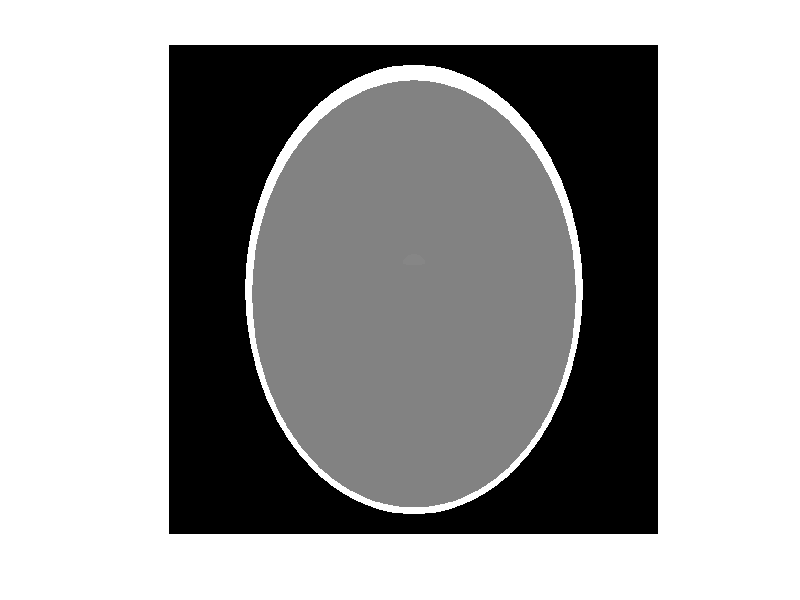
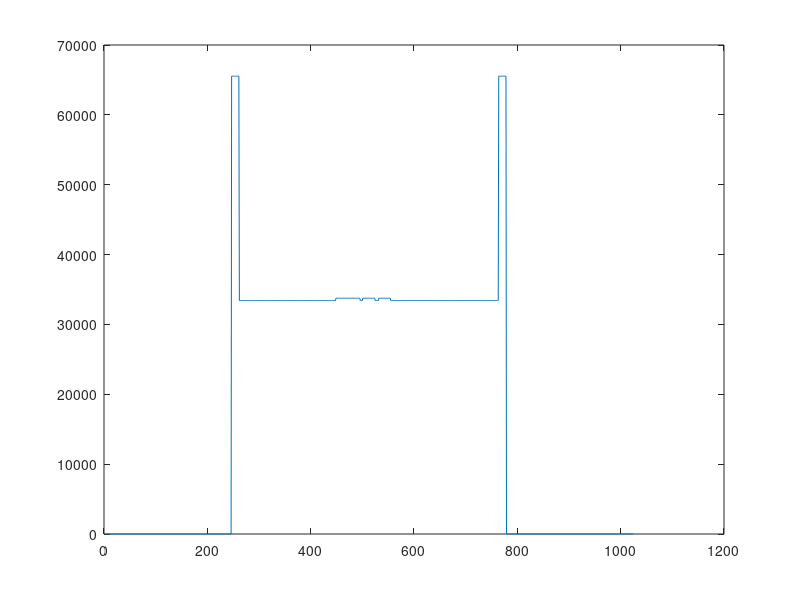

These figures' MATLAB source, in order: (Note: this script raises an error after producing the figures.)
[P,E]=phantom('Modified Shepp-Logan', 1024);
E(:,1)=[2., -0.98, -0.02, -0.02, 0.01, 0.01, 0.01, 0.01, 0.01, 0.01];
P=uint16(phantom(E, 1024)*2^15);
imshow(P);
figure(2);
plot(P(822,:));
imwrite(P, 'SheppLogan.png', 'BitDepth', 16); % 16 bit

P(1000:1024,:)=[];
P(1:24,:)=[];
P(:,1:130)=[];
%figure(5);
%imshow(P);
imwrite(P, 'SheppLogan_asymmetric.png', 'BitDepth', 16); %16 bit


P2=uint16(phantom('Modified Shepp-Logan', 1024)*2^16-5);
figure(3);
imshow(P2);
figure(4);
plot(P2(822,:));
imwrite(P2, 'ModifiedSheppLogan.png', 'BitDepth', 16);  %16/15 bit

P2(1000:1024,:)=[];
P2(1:24,:)=[];
P2(:,1:130)=[];
%figure(5);
%imshow(P2);
imwrite(P2, 'ModifiedSheppLogan_asymmetric.png', 'BitDepth', 16); % 16/15 bit
